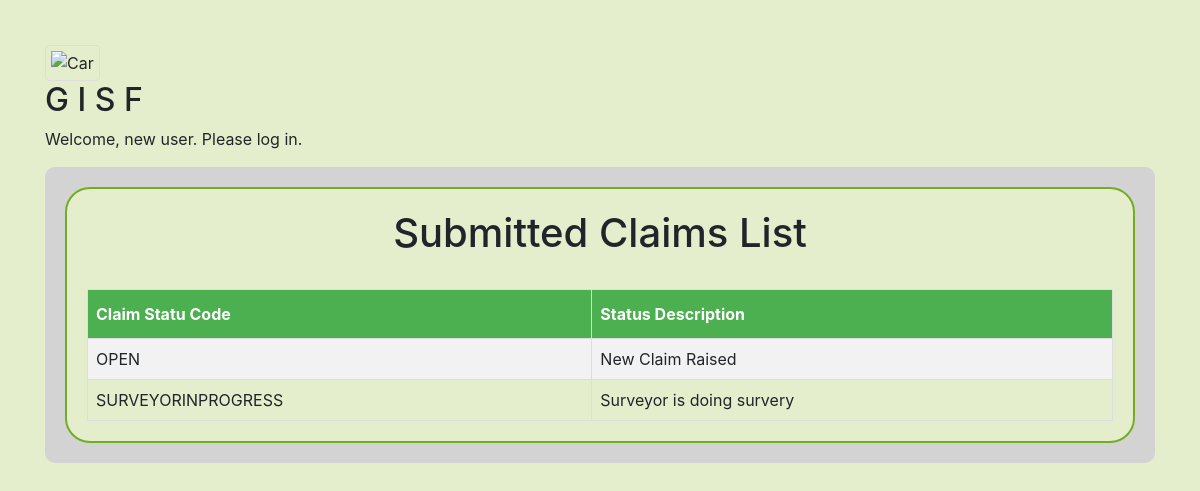
Page /Masters/ClaimsStatusList/ on the committed database.
### Masters/models.py (models this page shows, shortened)
class XxgenClaimStatusMaster(models.Model):
    clm_status_code = models.CharField(unique=True, max_length=200)
    clm_status_desc = models.CharField(max_length=2000, blank=True, null=True)
    created_by = models.CharField(max_length=200, blank=True, null=True)
    created_date = models.DateField(blank=True, null=True)
    last_update_date = models.DateField(blank=True, null=True)
    last_updated_by = models.CharField(max_length=200, blank=True, null=True)

### Masters/views.py (the view)
# urls.py: path('ClaimsStatusList/', ClaimStatusListView.as_view(), name='ClaimsStatusList'),
class ClaimStatusListView(ListView):
    template_name = 'XxgenClaimStatusMaster_list.html'
    queryset = XxgenClaimStatusMaster.objects.all()

### Templates/Masters/XxgenClaimStatusMaster_list.html (shortened to what this page needs)
{% extends 'base.html' %}
{% block content %}
<h1 align="center"> Submitted Claims List</h1> <br>
<table id="customers" style="width:100%">
  <tr>
    <th>Claim Statu Code</th>
    <th>Status Description</th>
  </tr>
{% for instance in object_list %}
  <tr>
    <td>{{ instance.clm_status_code }}</td>
    <td>{{ instance.clm_status_desc }}</td>
  </tr>
{% endfor %}
</table>
{% endblock %}

### Templates/base.html (shortened to what this page needs)
<!DOCTYPE html>
<html lang="en">
<head class="container">
{% load static %}
  <link rel="stylesheet" href="https://maxcdn.bootstrapcdn.com/bootstrap/4.3.1/css/bootstrap.min.css">
    <link rel="stylesheet" type="text/css" href="{% static 'Common/bg-frames.css' %}" />
    <link rel="stylesheet" type="text/css" href="{% static 'Common/fieldPropertes.css' %}" />
    <link rel="stylesheet" type="text/css" href="{% static 'Common/image.css' %}" />
</head>
    <div class="row">
        <div class="col">
<img class="imgSqrWithBorder" src="{% static 'images/InsureLogo.jpg' %}" alt="Car">
    <h2>G I S F</h2>
    {% if user.is_authenticated %}
            </div>
        <div class="col">
    <h1>GISF Solutions</h1>
        </div>
        <div>
<div align="right">
<a>Logged User : {{ user.get_username }}  </a>
    <a href='{% url "MyAdmin:logout" %}' class="btn btn-primary" role="button"> Logout </a>
    <a href='{% url "MyAdmin:mainmenu" %}' class="btn btn-primary" role="button"> MainMenu </a>
{% else %}
    <p>Welcome, new user. Please log in.</p>
{% endif %}
        </div>
</div>
   <body class="div1">
    <div class="rcorners1">
    <div class="rcorners1">
    <div class="rcorners2" >
    {% block content %}
     {% endblock %}
    </div>
    </div>
</body>
</html>

### static/Common/bg-frames.css (style rules this page uses)
.div1 { background-color: #e5eecc; padding: 25px; margin: 20px; width:auto; height:auto; }
.rcorners2 { border-radius: 25px; border: 2px solid #73AD21; padding: 20px; background-color: #e5eecc; width:auto; height:auto; }
.rcorners1 { border-radius: 10px; padding: 10px; background-color: lightgrey; width:auto; height:auto; }

### static/Common/image.css (style rules this page uses)
.imgSqrWithBorder { border: 1px solid #ddd; border-radius: 4px; padding: 5px; width: 150px; }
body, html { height: 100%; margin: 0; }

### rows in the picture
XxgenClaimStatusMaster: clm_status_code "OPEN", clm_status_desc "New Claim Raised"
XxgenClaimStatusMaster: clm_status_code "SURVEYORINPROGRESS", clm_status_desc "Surveyor is doing survery"
